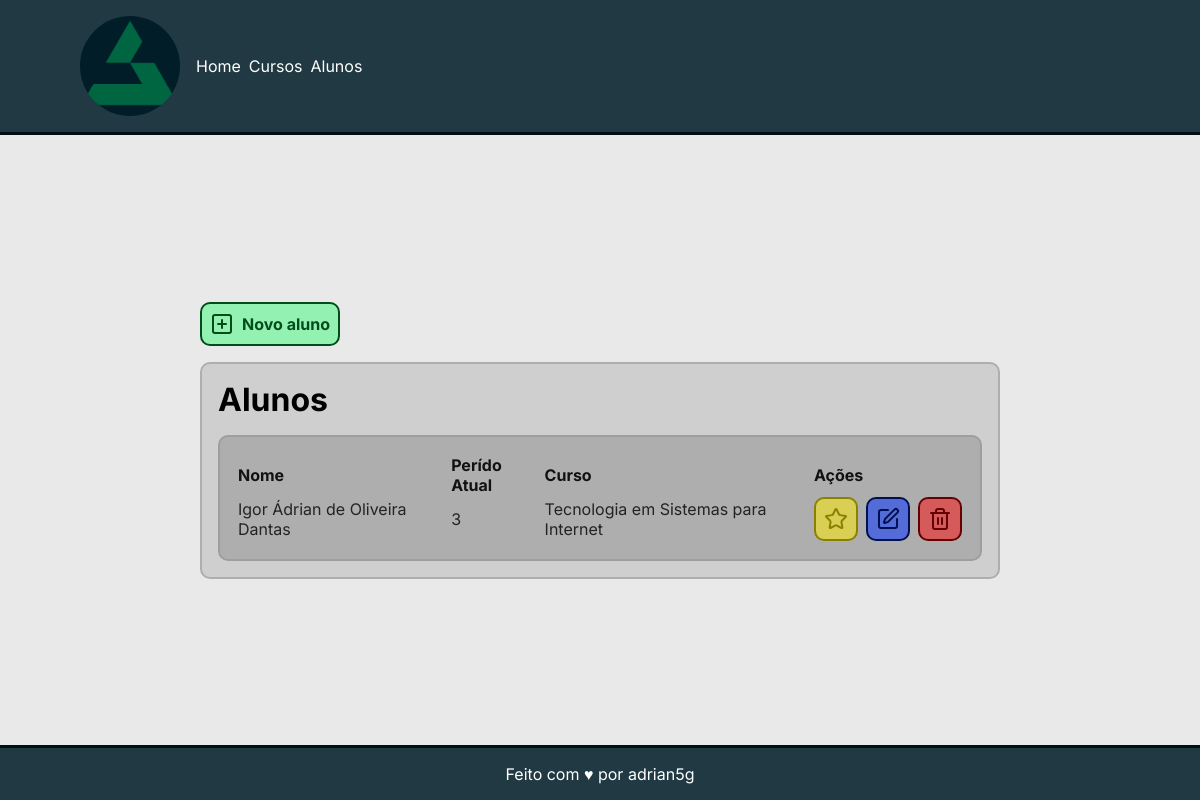
Page /listar_alunos/ on the committed database.
### core/models.py (models this page shows, shortened)
class Aluno(models.Model):
    nome = models.CharField('Nome', max_length=300)
    periodo_atual = models.IntegerField('Perído Atual')
    curso = models.ForeignKey(Curso, on_delete=models.PROTECT)

class Curso(models.Model):
    nome = models.CharField('Nome', max_length=300)
    vagas = models.IntegerField('Vagas')
    periodos = models.IntegerField('Perídos')
    def __str__(self):
        return self.nome

### core/views.py (the view)
# urls.py: path('listar_alunos/', listar_alunos, name='listar_alunos'),
def listar_alunos(request):
    alunos = Aluno.objects.all()
    context = {
        'alunos': alunos
    }
    return render(request, 'alunos/listar_alunos.html', context)

### core/templates/alunos/listar_alunos.html
{% extends 'base.html' %} {% block conteudo %}
<div class="container">
  <div class="botoes">
    <a class="btn" href="{% url 'cadastrar_aluno' %}">
      <i data-lucide="square-plus"></i>
      <p>Novo aluno</p>
    </a>
  </div>
  <div class="quadro">
    <h1>Alunos</h1>
    <table>
      <tr>
        <th>Nome</th>
        <th>Perído Atual</th>
        <th>Curso</th>
        <th>Ações</th>
      </tr>
      {% for aluno in alunos %}
      <tr>
        <td><p>{{aluno.nome}}</p></td>
        <td><p>{{aluno.periodo_atual}}</p></td>
        <td><p>{{aluno.curso}}</p></td>
        <td>
          <div>
            <a class="btn btn--yellow" href="{% url 'listar_notas' aluno.id aluno.periodo_atual %}">
              <i data-lucide="star"></i>
            </a>
            <a class="btn btn--blue" href="{% url 'editar_aluno' aluno.id %}">
              <i data-lucide="square-pen"></i>
            </a>
            <a class="btn btn--red" href="{% url 'remover_aluno' aluno.id %}">
              <i data-lucide="trash-2"></i>
            </a>
          </div>
        </td>
      </tr>
      {% endfor %}
    </table>
  </div>
</div>
{% endblock %}

### core/static/styles.css (style rules this page uses)
* { padding: 0; margin: 0; box-sizing: border-box; font-family: Inter, Arial, Helvetica, sans-serif; }
a { text-decoration: none; color: white; }
body { display: flex; flex-direction: column; justify-content: space-between; min-height: 100dvh; background-color: #e9e9e9; }
.btn { --btn-text: #004c1a; --btn-bg: #01ff555e; display: flex; align-items: center; width: fit-content; gap: 0.5rem; font-weight: bold; color: var(--btn-text); background-color: var(--btn-bg); padding: 0.5rem; border-radius: 10px; border: 2px solid var(--btn-text); transition: 500ms; cursor: pointer; }
.btn--red { --btn-text: #660000; --btn-bg: #ff00007a; }
.btn--blue { --btn-text: #000f51; --btn-bg: #002fff84; }
.btn--yellow { --btn-text: #8b8100; --btn-bg: #ffee0084; }
.container { margin-top: 5rem; width: 800px; margin-inline: auto; display: flex; flex-direction: column; gap: 1rem; }
.quadro { background-color: #cfcfcf; border: solid 2px #aeaeae; padding: 1rem; border-radius: 10px; display: flex; flex-direction: column; gap: 1rem; }
.botoes { display: flex; gap: 1rem; width: 100%; }
table { background-color: #aeaeae; color: #232323; border: solid 2px #9e9e9e; border-radius: 10px; padding: 1rem; }
th { text-align: start; color: #111111; }
td > div { display: flex; gap: 0.5rem; align-items: center; justify-content: center; }

### rows in the picture
Aluno: nome "Igor Ádrian de Oliveira Dantas", periodo_atual "3", curso "Tecnologia em Sistemas para Internet"
